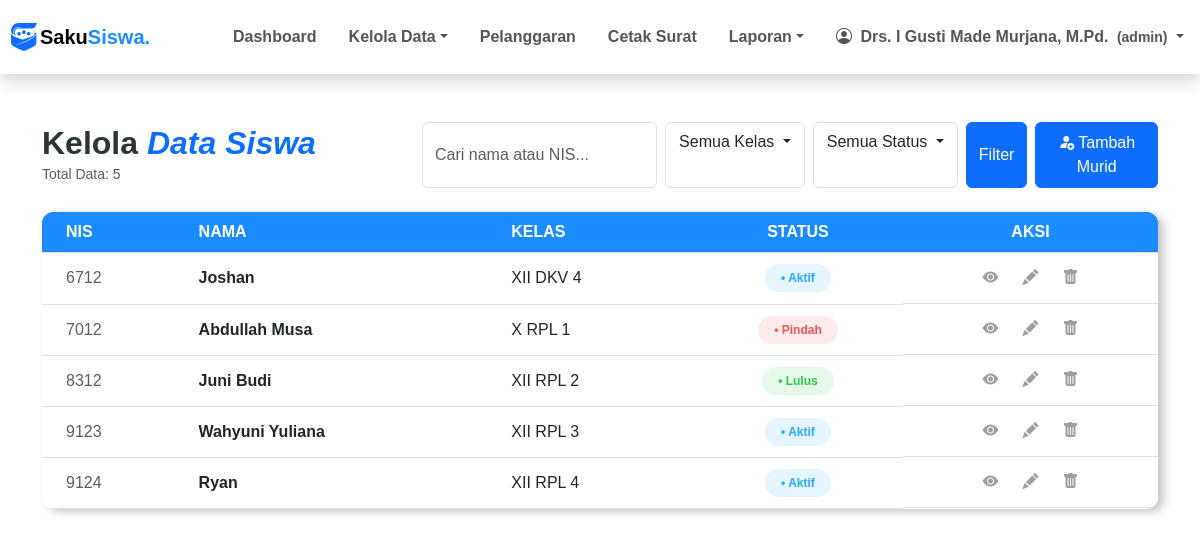
Page /pages/siswa/list.php (signed in) on the committed database.
### tables this page shows
CREATE TABLE `siswa` (
  `nis` char(5) NOT NULL,
  `nama_siswa` varchar(50) DEFAULT NULL,
  `jenis_kelamin` enum('Laki - Laki','Perempuan') DEFAULT NULL,
  `alamat` varchar(100) DEFAULT NULL,
  `password` varchar(70) DEFAULT NULL,
  `status_siswa` enum('aktif','tidak_aktif','lulus','pindah') DEFAULT NULL,
  `id_ortu_wali` int DEFAULT NULL,
  `id_kelas` int DEFAULT NULL
);

### pages/siswa/list.php (the view, shortened to what this page needs)
<?php
include ROOTPATH . "/config/config.php";
include ROOTPATH . "/includes/header.php";
$search = isset($_POST['nama']) ? trim($_POST['nama']) : '';
$kelas_filter = isset($_POST['kelas']) ? trim($_POST['kelas']) : '';
$status_filter = isset($_POST['status_siswa']) ? trim($_POST['status_siswa']) : '';
$conditions = [];
$sql_where = count($conditions) > 0 ? " WHERE " . implode(" AND ", $conditions) : "";
$result = mysqli_query($conn, "SELECT siswa.*,
                CONCAT(tingkat.tingkat, ' ', program_keahlian.program_keahlian, ' ', kelas.rombel) as kelas_name
                FROM siswa
                JOIN kelas USING(id_kelas)
                JOIN tingkat USING(id_tingkat)
                JOIN program_keahlian USING(id_program_keahlian)" . $sql_where . "
                ORDER BY siswa.nis ASC");
$total_siswa = mysqli_num_rows($result);
?>
<div class="container py-5">
    <div class="row align-items-center mb-4">
        <div class="col-md-4">
            <h2 class="main-title mb-0" style="color: #2d3436; font-weight: 700;">
                Kelola <span class="text-primary fst-italic">Data Siswa</span>
            </h2>
            <small class="text-muted">Total Data: <?php echo $total_siswa ?></small>
        </div>
        <div class="col-md-8">
            <form action="" method="POST" class="d-flex justify-content-md-end gap-2">
                <input type="text" class="form-control w-50" placeholder="Cari nama atau NIS..." name="nama"
                    value="<?= htmlspecialchars($search) ?>">
                <div class="dropdown w-25 border rounded">
                    <button class="btn dropdown-toggle-filter dropdown-toggle w-100 text-start" type="button"
                        id="dropdown_kelas" data-bs-toggle="dropdown">
                        <?= !empty($kelas_filter) ? htmlspecialchars($kelas_filter) : 'Semua Kelas' ?>
                    </button>
                </div>
                <div class="dropdown w-25 border rounded">
                    <button class="btn dropdown-toggle-filter dropdown-toggle w-100 text-start" id="dropdown_status"
                        type="button">
                        <?= !empty($status_filter) ? htmlspecialchars($status_filter) : 'Semua Status' ?>
                    </button>
                </div>
                <button type="submit" class="btn btn-primary">Filter</button>
                <a href="add.php" class="btn btn-primary w-25 py-2"><i class="bi bi-person-fill-add me-1"></i>Tambah
                    Murid</a>
            </form>
        </div>
    </div>
    <div class="table-container" style="max-height: 500px; overflow-y: auto;">
        <div class="table-responsive">
            <table class="table table-hover align-middle mb-0">
                <thead class="table-dark-custom">
                    <tr>
                        <th class="py-2 ps-4">NIS</th>
                        <th>NAMA</th>
                        <th>KELAS</th>
                        <th class="text-center">STATUS</th>
                        <th class="text-center">AKSI</th>
                    </tr>
                </thead>
                <tbody>
                    <?php if ($total_siswa > 0): ?>
                        <?php foreach ($result as $siswa): ?>
                            <tr>
                                <td class="ps-4 text-muted"><?= $siswa['nis'] ?></td>
                                <td class="fw-semibold"><?= $siswa['nama_siswa'] ?></td>
                                <td><?= htmlspecialchars($siswa['kelas_name']) ?></td>
                                <td class="text-center">
                                    <?php
                                    if ($siswa['status_siswa'] == 'aktif') {
                                        echo '<span class="badge rounded-pill badge-aktif px-3 py-2">• Aktif</span>';
                                    } elseif ($siswa['status_siswa'] == 'lulus') {
                                        echo '<span class="badge rounded-pill badge-lulus px-3 py-2">• Lulus</span>';
                                    } elseif ($siswa['status_siswa'] == 'tidak_aktif') {
                                        echo '<span class="badge rounded-pill badge-tidak-aktif px-3 py-2">• Tidak Aktif</span>';
                                    } else {
                                        echo '<span class="badge rounded-pill badge-pindah px-3 py-2">• Pindah</span>';
                                    }
                                    ?>
                                </td>
                                <td class="text-center d-flex justify-content-center gap-1  px-0">
                                    <a class="btn-action d-inline-block btn-detail" title="Detail"
                                        href="details.php?nis=<?= $siswa['nis'] ?>"><i class="bi bi-eye-fill"></i></a>
                                    <a class="btn-action btn-edit" href="edit.php?nis=<?= $siswa['nis'] ?>" title="Edit"><i
                                            class="bi bi-pencil-fill"></i></a>
                                    <form action="/SistemPoin/process/siswa_process.php" method="post"
                                        onsubmit="return confirm('Ingin Menghapus data <?= $siswa['nama_siswa'] ?>?')">
                                        <button class="btn-action btn-delete" title="Hapus" type="submit"><i
                                                class="bi bi-trash-fill"></i></button>
                                    </form>
                                </td>
                            </tr>
                        <?php endforeach; ?>
                    <?php else: ?>
                        <tr>
                            <td colspan="5" class="text-center py-4 text-muted">Tidak ada data siswa ditemukan</td>
                        </tr>
                    <?php endif; ?>
                </tbody>
            </table>
        </div>
    </div>
</div>
<?php include '../../includes/footer.php'; ?>

### assets/css/style.css (style rules this page uses)
.dropdown-toggle-filter { border: 1px solid #dee2e6; background: white; display: flex; justify-content: space-between; align-items: center; }
.table-container { background: #ffffff; border-radius: 12px; overflow: hidden; box-shadow: rgba(0, 0, 0, 0.219) 6px 3px 8px !important; }
.table-dark-custom { background-color: #1a374d !important; color: white !important; }
.badge-aktif { background-color: rgba(40, 168, 253, 0.12) !important; color: #28a8fd !important; font-weight: 600; padding: 0.35rem 0.75rem; border-radius: 999px; }
.badge-lulus { background-color: rgba(49, 197, 74, 0.12) !important; color: #31c54a !important; font-weight: 600; padding: 0.35rem 0.75rem; border-radius: 999px; }
.badge-pindah { background-color: rgba(235, 87, 87, 0.12) !important; color: #eb5757 !important; font-weight: 600; padding: 0.35rem 0.75rem; border-radius: 999px; }
.btn-action { color: #9e9e9e; transition: all 0.3s ease; background: none; border: none; padding: 5px 10px; }
th { background-color: #1a8cfd !important; color: white !important; }
.btn { transition: all 0.4s ease-in-out !important; }

### includes/header.php (style rules this page uses)
body { font-family: 'Poppins', sans-serif !important; }

### rows in the picture
siswa: nis "6712", nama_siswa "Joshan", kelas_name "XII DKV 4", status_siswa "• Aktif"
siswa: nis "7012", nama_siswa "Abdullah Musa", kelas_name "X RPL 1", status_siswa "• Pindah"
siswa: nis "8312", nama_siswa "Juni Budi", kelas_name "XII RPL 2", status_siswa "• Lulus"
siswa: nis "9123", nama_siswa "Wahyuni Yuliana", kelas_name "XII RPL 3", status_siswa "• Aktif"
siswa: nis "9124", nama_siswa "Ryan", kelas_name "XII RPL 4", status_siswa "• Aktif"

### other values in the picture
$_SESSION['nama_pengguna'] "Drs. I Gusti Made Murjana, M.Pd."
$_SESSION['user_role'] "admin"
$total_siswa "5"
